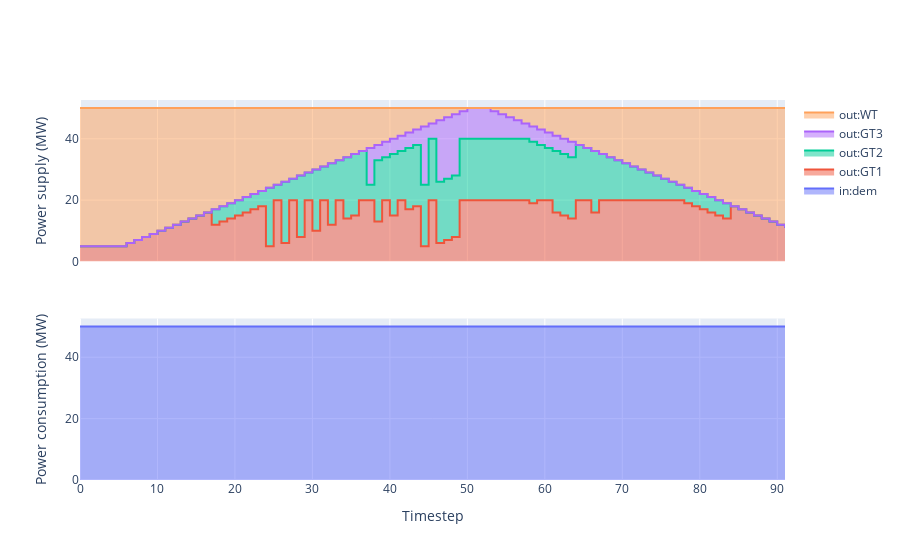

Source (notebook cell):
### Code cell
plots.plot_SumPowerMix(mc,carrier="el").show()

### Figure 1 — Plotly figure (JSON) as saved in the notebook; plotly's stock layout.template omitted (floating-point values rounded to 4 significant figures)
{"data": [{"legendgroup": "dem", "line": {"shape": "hv"}, "name": "in:dem", "stackgroup": "in", "type": "scatter", "xaxis": "x2", "y": [50, 50, 50, 50, 50, 50, 50, 50, 50, 50, 50, 50, 50, 50, 50, 50, 50, 50, 50, 50, 50, 50, 50, 50, 50, 50, 50, 50, 50, 50, 50, 50, 50, 50, 50, 50, 50, 50, 50, 50, 50, 50, 50, 50, 50, 50, 50, 50, 50, 50, 50, 50, 50, 50, 50, 50, 50, 50, 50, 50, 50, 50, 50, 50, 50, 50, 50, 50, 50, 50, 50, 50, 50, 50, 50, 50, 50, 50, 50, 50, 50, 50, 50, 50, 50, 50, 50, 50, 50, 50, 50, 50], "yaxis": "y2"}, {"legendgroup": "GT1", "line": {"shape": "hv"}, "name": "out:GT1", "stackgroup": "out", "type": "scatter", "xaxis": "x", "y": [5, 5, 5, 5, 5, 5, 6, 7, 8, 9, 10, 11, 12, 13, 14, 15, 16, 12, 13, 14, 15, 16, 17, 18, 5, 20, 6, 20, 8, 20, 10, 20, 12, 20, 14, 15, 20, 20, 13, 20, 15, 20, 17, 18, 5, 20, 6, 7, 8, 20, 20, 20, 20, 20, 20, 20, 20, 20, 19, 20, 20, 16, 15, 14, 20, 20, 16, 20, 20, 20, 20, 20, 20, 20, 20, 20, 20, 20, 19, 18, 17, 16, 15, 14, 18, 17, 16, 15, 14, 13, 12, 11], "yaxis": "y"}, {"legendgroup": "GT2", "line": {"shape": "hv"}, "name": "out:GT2", "stackgroup": "out", "type": "scatter", "xaxis": "x", "y": [0, 0, 0, 0, 0, 0, 0, 0, 0, 0, 0, 0, 0, 0, 0, 0, 0, 5, 5, 5, 5, 5, 5, 5, 19, 5, 20, 7, 20, 9, 20, 11, 20, 13, 20, 20, 16, 5, 20, 14, 20, 16, 20, 20, 20, 20, 20, 20, 20, 20, 20, 20, 20, 20, 20, 20, 20, 20, 20, 18, 17, 20, 20, 20, 18, 17, 20, 15, 14, 13, 12, 11, 10, 9, 8, 7, 6, 5, 5, 5, 5, 5, 5, 5, 0, 0, 0, 0, 0, 0, 0, 0], "yaxis": "y"}, {"legendgroup": "GT3", "line": {"shape": "hv"}, "name": "out:GT3", "stackgroup": "out", "type": "scatter", "xaxis": "x", "y": [0, 0, 0, 0, 0, 0, 0, 0, 0, 0, 0, 0, 0, 0, 0, 0, 0, 0, 0, 0, 0, 0, 0, 0, 0, 0, 0, 0, 0, 0, 0, 0, 0, 0, 0, 0, 0, 12, 5, 5, 5, 5, 5, 5, 19, 5, 20, 20, 20, 9, 10, 10, 10, 9, 8, 7, 6, 5, 5, 5, 5, 5, 5, 5, 0, 0, 0, 0, 0, 0, 0, 0, 0, 0, 0, 0, 0, 0, 0, 0, 0, 0, 0, 0, 0, 0, 0, 0, 0, 0, 0, 0], "yaxis": "y"}, {"legendgroup": "WT", "line": {"shape": "hv"}, "name": "out:WT", "stackgroup": "out", "type": "scatter", "xaxis": "x", "y": [45, 45, 45, 45, 45, 45, 44, 43, 42, 41, 40, 39, 38, 37, 36, 35, 34, 33, 32, 31, 30, 29, 28, 27, 26, 25, 24, 23, 22, 21, 20, 19, 18, 17, 16, 15, 14, 13, 12, 11, 10, 9, 8, 7, 6, 5, 4, 3, 2, 1, 0, 0, 0, 1, 2, 3, 4, 5, 6, 7, 8, 9, 10, 11, 12, 13, 14, 15, 16, 17, 18, 19, 20, 21, 22, 23, 24, 25, 26, 27, 28, 29, 30, 31, 32, 33, 34, 35, 36, 37, 38, 39], "yaxis": "y"}], "layout": {"autosize": true, "legend": {"traceorder": "reversed"}, "xaxis": {"anchor": "y", "autorange": true, "domain": [0, 1], "matches": "x2", "range": [0, 91], "showticklabels": false, "title": {"text": ""}}, "xaxis2": {"anchor": "y2", "autorange": true, "domain": [0, 1], "range": [0, 91], "title": {"text": "Timestep"}}, "yaxis": {"anchor": "x", "autorange": true, "domain": [0.575, 1], "range": [0, 52.63], "title": {"text": "Power supply (MW)"}, "type": "linear"}, "yaxis2": {"anchor": "x2", "autorange": true, "domain": [0, 0.425], "range": [0, 52.63], "title": {"text": "Power consumption (MW)"}, "type": "linear"}}}
